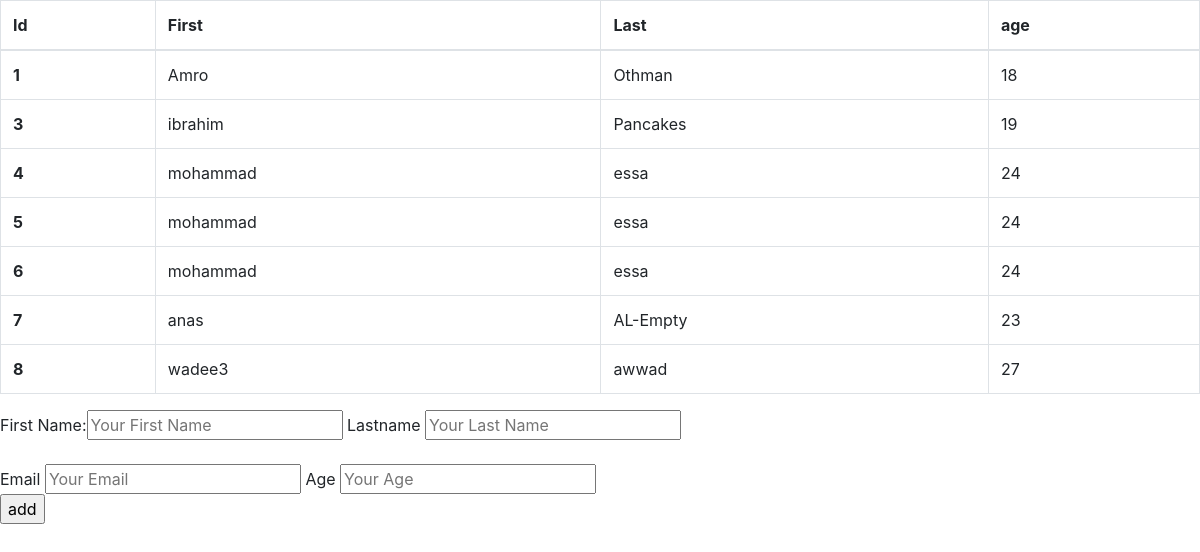
The page /show on the database its author committed.
### users_app/models.py (models this page shows)
class users (models.Model):
    first_name = models.CharField(max_length=255)
    last_name = models.CharField(max_length=255)
    email_address = models.CharField(max_length=255)
    age = models.IntegerField()
    created_at = models.DateTimeField(auto_now_add=True)
    updated_at = models.DateTimeField(auto_now=True)

### users_app/views.py (the view)
# urls.py: path('show', views.index),
def index(request):
    context = {
    "all_the_users": users.objects.all() ,
    }
    return render(request, "index.html", context)

### users_app/templates/index.html (shortened to what this page needs)
<!DOCTYPE html>
<html lang="en">
<head>
        {% load static %}
    <link rel="stylesheet" href="{% static 'css/style.css' %}">
    <link rel="stylesheet" href="https://stackpath.bootstrapcdn.com/bootstrap/4.3.1/css/bootstrap.min.css"
>
</head>
<body>
    <table class="table table-bordered">
        <thead>
        <tr>
            <th scope="col">Id</th>
            <th scope="col">First</th>
            <th scope="col">Last</th>
            <th scope="col">age</th>
        </tr>
        </thead>
        <tbody>
        <tr>
            {% for users in all_the_users %}
            <th scope="row">{{users.id}}</th>
            <td>{{ users.first_name }}</td>
            <td>{{ users.last_name }}</td>
            <td>{{ users.age }}</td>
        </tr>
            {% endfor %}
        </tbody>
    </table>
    <form action="/add" method="post">
    First Name:<input type="text" name="firstname" placeholder="Your First Name">
    Lastname <input type="text" name="lastname" placeholder="Your Last Name">
    <br><br>
    Email <input type="text" name="email" placeholder="Your Email">
    Age <input type="number" name="age" placeholder="Your Age">
        <br>
    <input type="submit" value="add">
    </form>
</body>
</html>

### rows shown on the page
users: id "1", first_name "Amro", last_name "Othman", age "18"
users: id "3", first_name "ibrahim", last_name "Pancakes", age "19"
users: id "4", first_name "mohammad", last_name "essa", age "24"
users: id "5", first_name "mohammad", last_name "essa", age "24"
users: id "6", first_name "mohammad", last_name "essa", age "24"
users: id "7", first_name "anas", last_name "AL-Empty", age "23"
users: id "8", first_name "wadee3", last_name "awwad", age "27"
